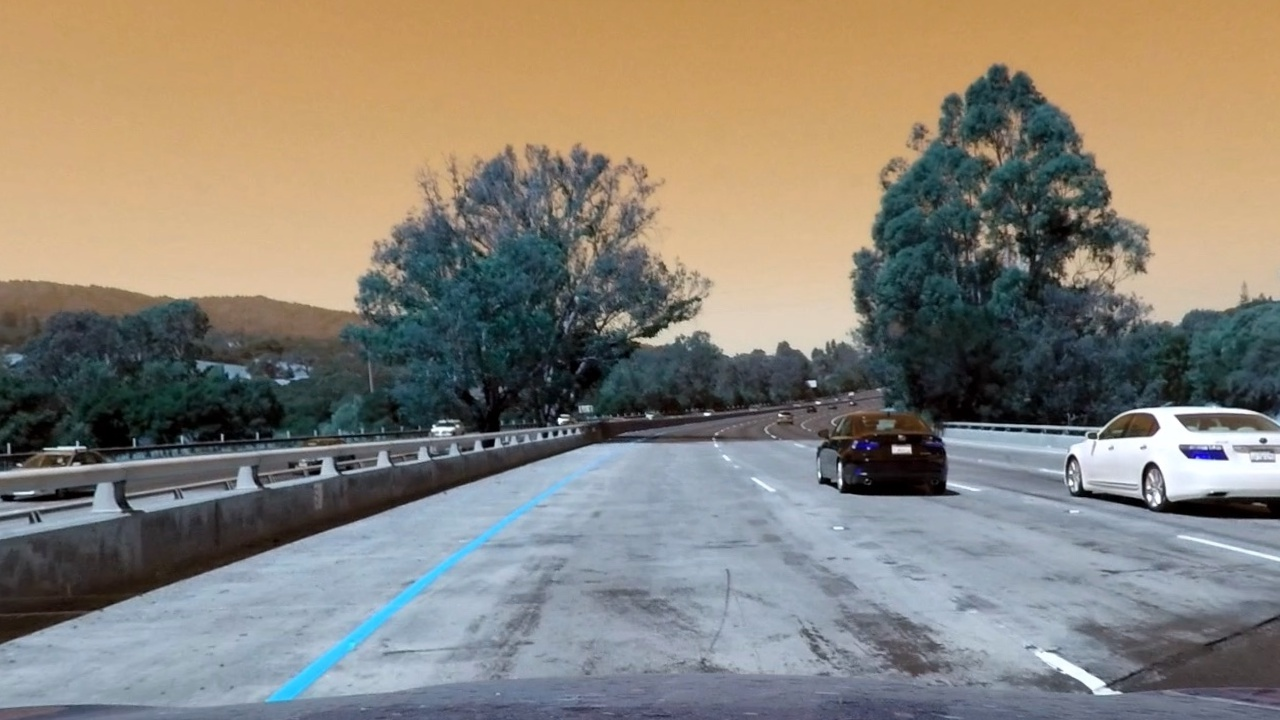
#> input picture test_images_undist_output/undist_test1.jpg, 1280 x 720 px; its folder holds only this picture in this run
$ jupyter execute --allow-errors P2.ipynb   (shell and % lines are left out)   (older library calls are emulated)
#> lines starting #> are read from the running program, lines starting #| are printed output that depends on the picture; after the words box and inside, x2 and y2 are one past the last pixel; in counts of white or black regions, pixels touching at a corner belong together
#> further down, img is the input picture: shape (720, 1280, 3); mean B, G, R 119.3, 130, 136.2
[cell 1]
##Import all the necessary libraries
import pickle
import cv2
import numpy as np
import matplotlib.pyplot as plt
import matplotlib.image as mpimg
import glob

The below part has been prepared with taking help from<br>
https://github.com/udacity/CarND-Camera-Calibration/blob/master/camera_calibration.ipynb<br>
One confusion this notebook helped clear was that we have to loop all over the images.<br>
Collect the corners and then calculate Distortion Coeffecients.<br>
I unclear on how to calculate the coffecinets on a number of images.

[cell 2]
###Prepare the object points
####Setting the object points to 9
##as advised in Tips & Tricks for the project
objp = np.zeros((6*9,3), np.float32)
objp[:,:2] = np.mgrid[0:9, 0:6].T.reshape(-1,2)

[cell 3]
# Arrays to store object points and image points from all the images.
objpoints = [] # 3d points in real world space
imgpoints = [] # 2d points in image plane.

[cell 4]
# Make a list of calibration images
images = glob.glob('camera_cal/calibration*.jpg')

# Step through the list and search for chessboard corners
for idx, fname in enumerate(images):
    img = cv2.imread(fname)
    gray = cv2.cvtColor(img, cv2.COLOR_BGR2GRAY)

    # Find the chessboard corners
    ret, corners = cv2.findChessboardCorners(gray, (9,6), None)

    # If found, add object points, image points
    if ret == True:
        objpoints.append(objp)
        imgpoints.append(corners)

[cell 5]
### Calcualte the distortion coefficenets
### Assuming all images are of the same size
img = cv2.imread('camera_cal/calibration1.jpg')
#> (the rest of this cell did not finish here and is left out)

[cell 6]
##Write output undistorted images to an output folder
for idx, fname in enumerate(images):
    img = cv2.imread(fname)
    dst = cv2.undistort(img, mtx, dist, None, mtx)
    plt.imsave("camera_cal_output/undist"+fname[11:],dst)

[cell 7]
###Write undistorted test image output
# Make a list of calibration images
images_list1 = glob.glob('test_images/test*.jpg')
images_list2 = glob.glob('test_images/straight_lines*.jpg')

for idx, fname in enumerate(images_list1):
    img = cv2.imread(fname)
    dst = cv2.undistort(img, mtx, dist, None, mtx)
    plt.imsave("test_images_undist_output/undist_"+fname[12:],dst)

for idx, fname in enumerate(images_list2):
    img = cv2.imread(fname)
    dst = cv2.undistort(img, mtx, dist, None, mtx)
    dst = cv2.cvtColor(dst, cv2.COLOR_BGR2RGB)
    plt.imsave("test_images_undist_output/undist_"+fname[12:],dst)

Here we start the next part of the pipeline.<br>
We will start the color transformations and gradients.

[cell 8]
###define function to apply color and threshold gradients
def conv_2_gradcol(img, s_thresh=(170, 255), sx_thresh=(20, 100)):
    # Convert to HLS color space and separate the S channel
# Note: img is the undistorted image
#> called with s_thresh = (170, 255), sx_thresh = (20, 100)
    hls = cv2.cvtColor(img, cv2.COLOR_RGB2HLS)
#> hls: shape (720, 1280, 3); mean of channels 0, 1, 2 59.4, 128, 73.9
    s_channel = hls[:,:,2]

# Grayscale image
# NOTE: we already saw that standard grayscaling lost color information for the lane lines
# Explore gradients in other colors spaces / color channels to see what might work better
    gray = cv2.cvtColor(img, cv2.COLOR_RGB2GRAY)

# Sobel x
    sobelx = cv2.Sobel(gray, cv2.CV_64F, 1, 0) # Take the derivative in x
    abs_sobelx = np.absolute(sobelx) # Absolute x derivative to accentuate lines away from horizontal
    scaled_sobel = np.uint8(255*abs_sobelx/np.max(abs_sobelx))

# Threshold x gradient
    thresh_min = 20
    thresh_max = 100
    sxbinary = np.zeros_like(scaled_sobel)
    sxbinary[(scaled_sobel >= thresh_min) & (scaled_sobel <= thresh_max)] = 1

# Threshold color channel
    s_thresh_min = 170
    s_thresh_max = 255
    s_binary = np.zeros_like(s_channel)
    s_binary[(s_channel >= s_thresh_min) & (s_channel <= s_thresh_max)] = 1

# Stack each channel to view their individual contributions in green and blue respectively
# This returns a stack of the two binary images, whose components you can see as different colors
    color_binary = np.dstack(( np.zeros_like(sxbinary), sxbinary, s_binary)) * 255

# Combine the two binary thresholds
    combined_binary = np.zeros_like(sxbinary)
    combined_binary[(s_binary == 1) | (sxbinary == 1)] = 1
    color_rgb=combined_binary

    return color_rgb

[cell 9]
# Make a list of images for processing
images_list1 = glob.glob('test_images_undist_output/undist_test*.jpg')
images_list2 = glob.glob('test_images_undist_output/undist_straight_lines*.jpg')

for idx, fname in enumerate(images_list1):
    img = cv2.imread(fname)
    img_gradcolor =  conv_2_gradcol(img)
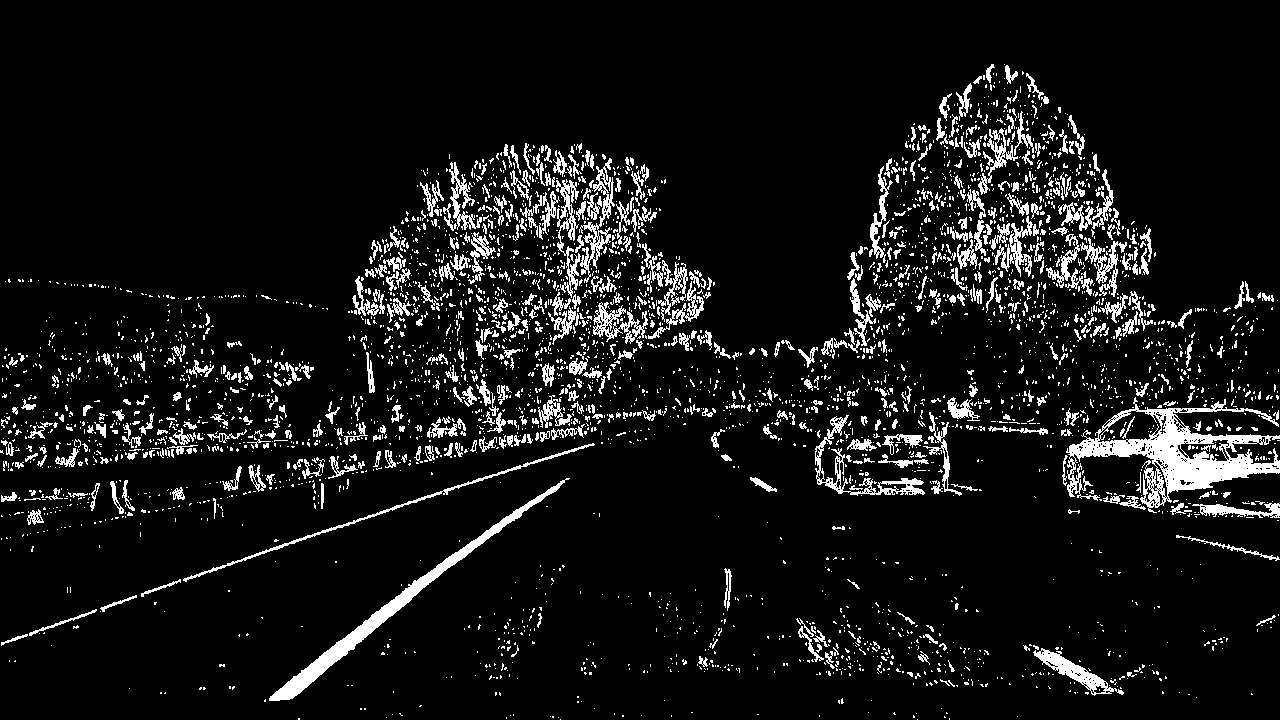
#> img_gradcolor: shape (720, 1280); values 0 (black) and 1 (white), 8.2% white; 4102 white regions (3525 under 20 px), largest, box (x1, y1, x2, y2) and area: (1066, 397, 1280, 513) 7737, (269, 478, 570, 701) 3881, (815, 415, 925, 496) 1350
    plt.imsave("test_images_grad_output/col_grad_"+fname[33:],img_gradcolor)
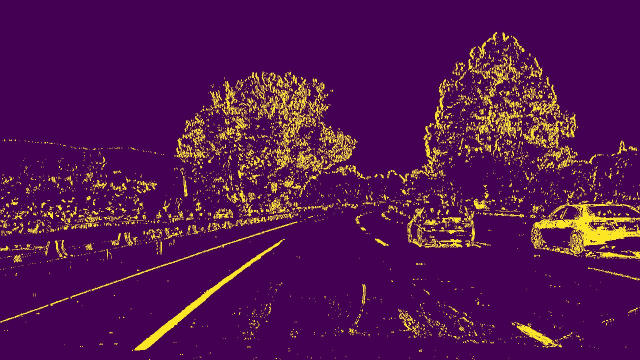
#> saved as col_grad_test1.jpg: shape (720, 1280, 3) (shown at 1/2 size); mean R, G, B 83, 19.7, 80


for idx, fname in enumerate(images_list2):
    img = cv2.imread(fname)
    img_gradcolor =  conv_2_gradcol(img)
    plt.imsave("test_images_grad_output/col_grad_"+fname[33:],img_gradcolor)

Now for the next stage for the perspective transform.<br>
Lets just display an image to get an idea.<br>

[cell 10]
img = cv2.imread('test_images_grad_output/col_grad_test1.jpg')
print(np.shape(img))
#| (720, 1280, 3)
plt.imshow(img)

[cell 11]
def perspective_transform(img):
    src = np.float32([(180,720),(575,450),(1200,720),(750,450)])
    dest = np.float32([(180,720),(180,0),(1200,720),(1150,0)])
    #lineThickness = 2
    #img_size = (img.shape[1], img.shape[0])
    line_img = img
    # [4 lines of commented-out code are left out]
    M = cv2.getPerspectiveTransform(src, dest)
    transformed_image = cv2.warpPerspective(img, M, img_size, flags=cv2.INTER_LINEAR)
    return [line_img,transformed_image]

[cell 12]
img = cv2.imread('test_images_grad_output/col_grad_test3.jpg')
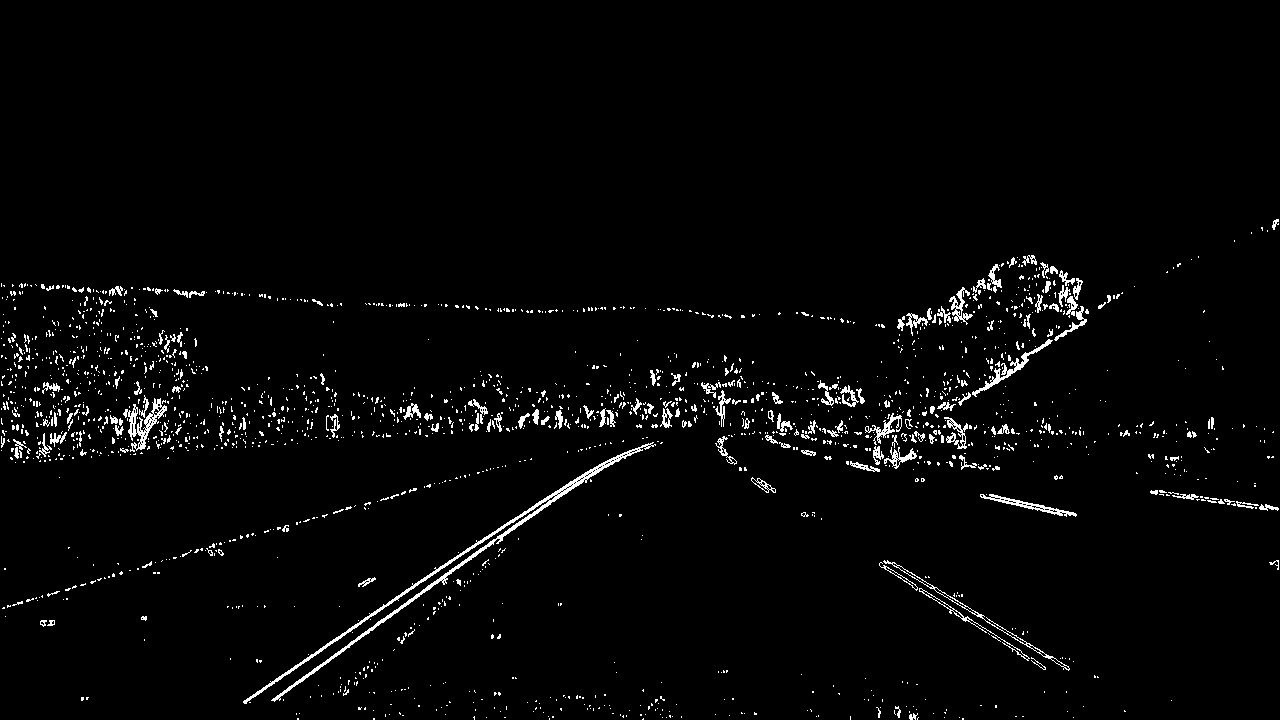
#> input picture test_images_grad_output/col_grad_test3.jpg, 1280 x 720 px
#> img is the input picture: shape (720, 1280, 3); min 0, max 255, mean 6.5
#> (the rest of this cell did not finish here and is left out)

[cell 13]
# Make a list of images for processing
images_list1 = glob.glob('test_images_grad_output/col_grad_test*.jpg')
images_list2 = glob.glob('test_images_grad_output/col_grad_straight_lines*.jpg')

#> (the rest of this cell did not finish here and is left out)

Lets plot the histogram to get an idea of the starting of the lane images.<br>
Lets try this on the entire image instead of half the image

[cell 14]
def hist_inital(img_name,final_piplene_flag= True,img_path_name=''):
    # TO-DO: Grab only the bottom half of the image
    # Lane lines are likely to be mostly vertical nearest to the car
    #bottom_half = img[img.shape[0]//2:,:]
#> called with final_piplene_flag = False, img_path_name = ''
    if final_piplene_flag == True:
        binary_warped=img_name
        binary_warped_copy =  cv2.cvtColor(binary_warped, cv2.COLOR_GRAY2RGB)
    else:
        binary_warped=cv2.imread(img_name)
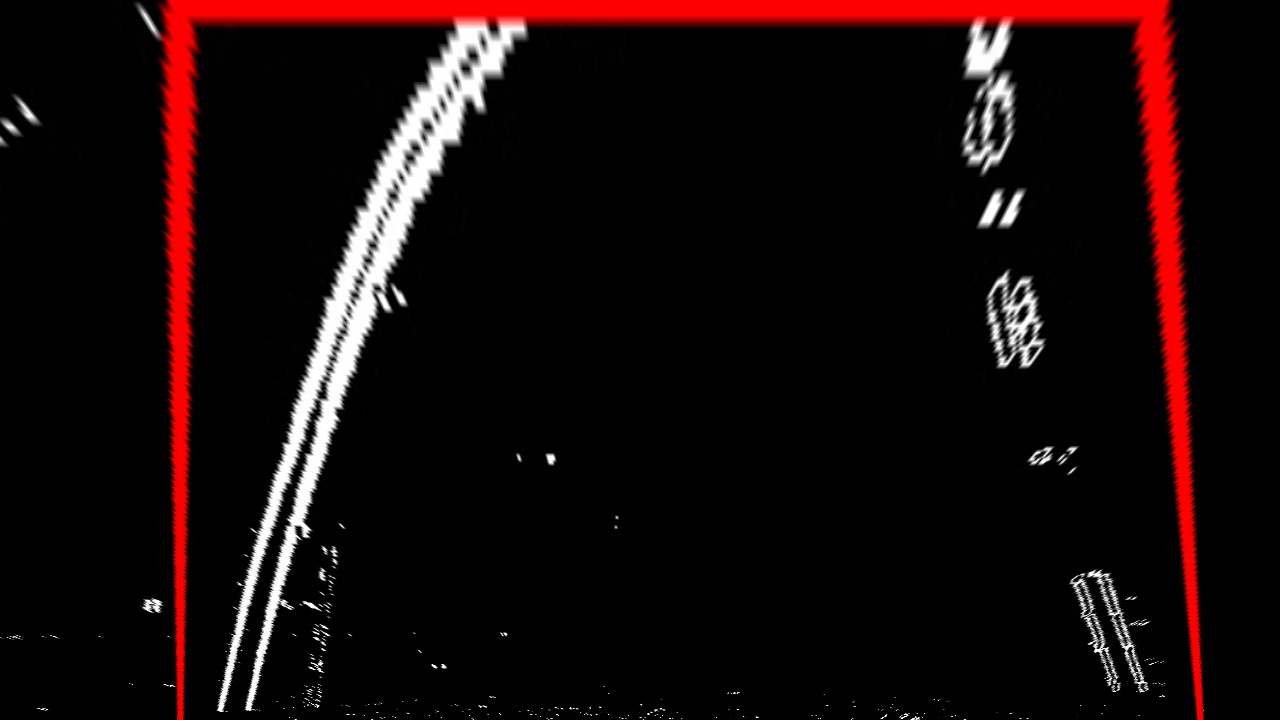
#> input picture test_image_perspective_output/persp_test3.jpg, 1280 x 720 px
#> binary_warped is the input picture: shape (720, 1280, 3); mean B, G, R 10.1, 10.1, 23.5
        binary_warped_copy = binary_warped.copy()
        binary_warped =  cv2.cvtColor(binary_warped, cv2.COLOR_BGR2GRAY)
#> binary_warped: shape (720, 1280)
#> (the rest of the program and of its run is left out)
